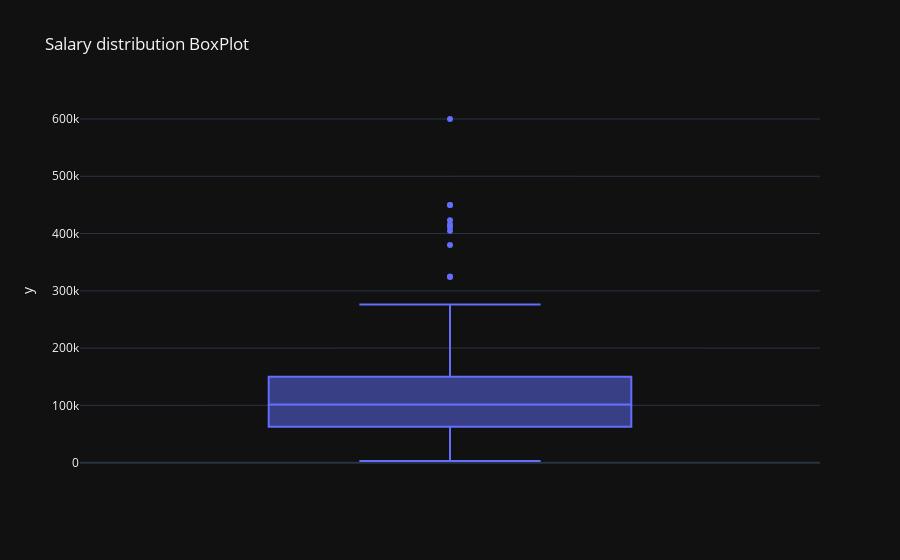

The cell this chart's notebook holds for it:
### Markdown cell above
About work year distribution:
- 2022 year data accounts for 52.4%, followed by 2021 which is 35.7%.

### Code cell
fig = px.box(y=df['salary_in_usd'],template= 'plotly_dark', title = 'Salary distribution BoxPlot')

fig.show()

### Figure 1 — Plotly figure (JSON) as saved in the notebook; plotly's stock layout.template omitted (floating-point values rounded to 4 significant figures; data arrays with more than 128 entries replaced by an {"elided": "..."} marker saying what was removed)
{"data": [{"alignmentgroup": "True", "hovertemplate": "y=%{y}<extra></extra>", "legendgroup": "", "marker": {"color": "#636efa"}, "name": "", "notched": false, "offsetgroup": "", "orientation": "v", "showlegend": false, "type": "box", "x0": " ", "xaxis": "x", "y": {"elided": "607 int values"}, "y0": " ", "yaxis": "y"}], "layout": {"boxmode": "group", "legend": {"tracegroupgap": 0}, "title": {"text": "Salary distribution BoxPlot"}, "xaxis": {"anchor": "y", "domain": [0, 1]}, "yaxis": {"anchor": "x", "domain": [0, 1], "title": {"text": "y"}}}}
